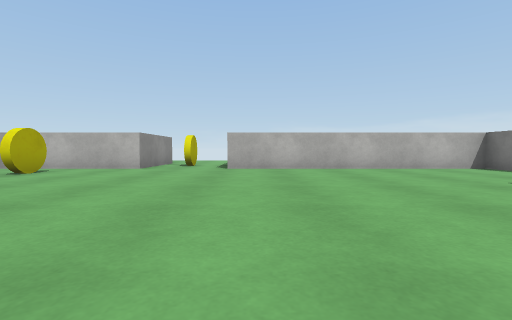
view 1 (above)

12 first-person views from a walk through a 3-D level made in the Unity game engine. The camera is 0.51 m above the floor, tilts 2° down and sees 85° across. The floor is counted in squares, 1 m on a side. Each view is taken from the middle of a square. On the plan, view 1 faces up. The plan holds only what a view shows up to about 9 squares ahead; the rest is blank. The place goes on beyond the plan. The player is left out. Surface patterns are stand-ins for the level's own textures.

view 2
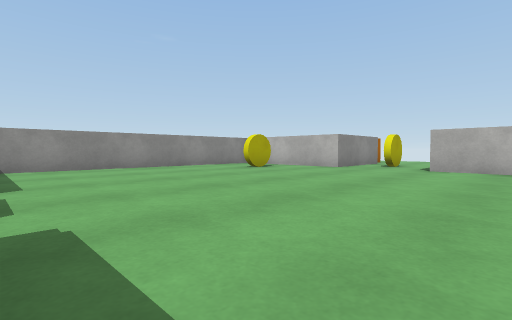

view 3
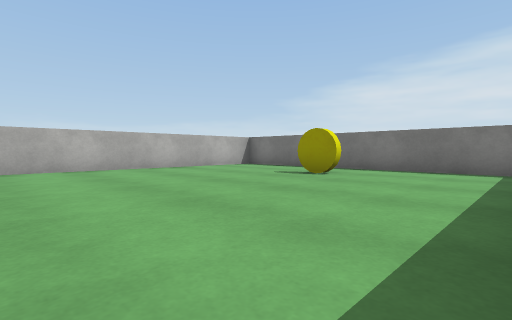

view 4
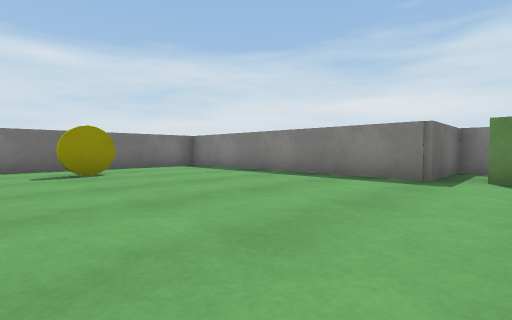

view 5
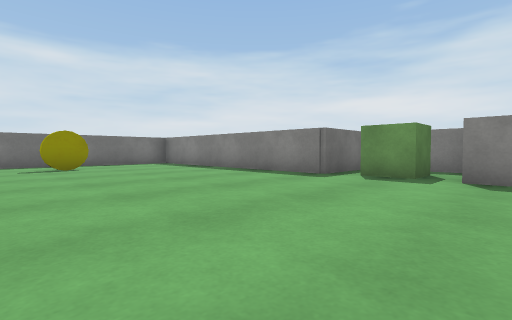

view 6
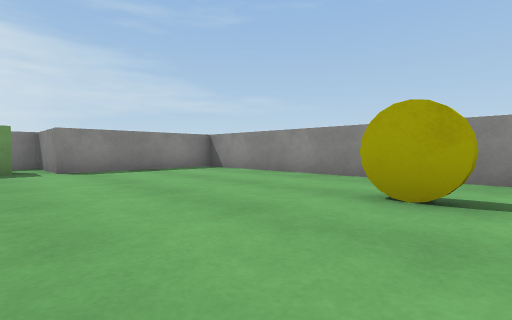

view 7
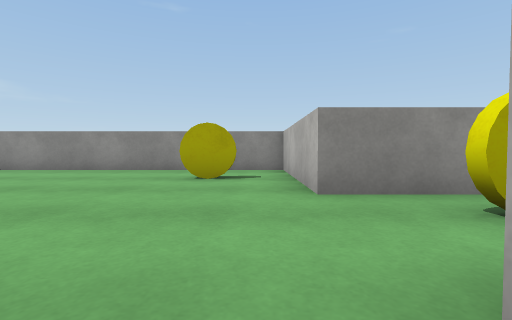

view 8
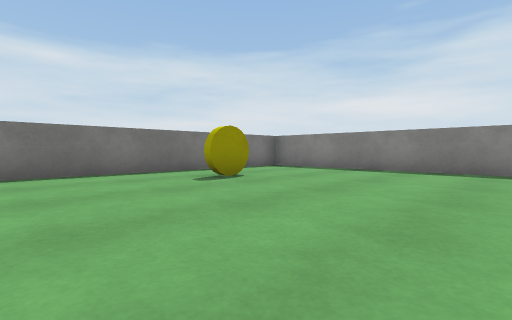

view 9
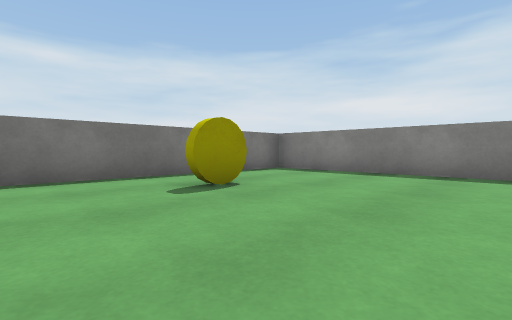

view 10
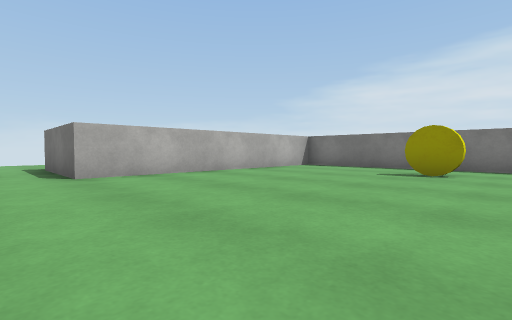

view 11
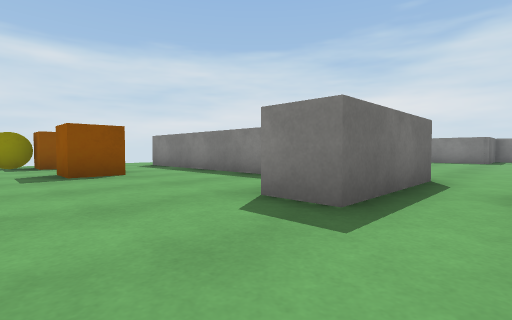

view 12
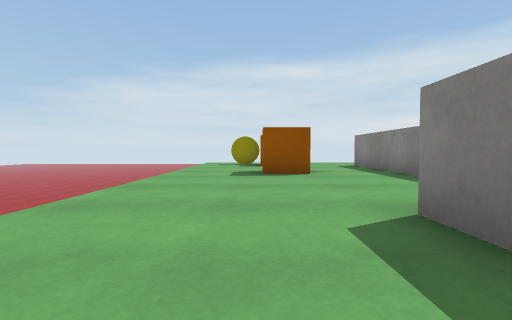

### Floor plan
Key: @ floor where view 1 was taken; # wall or solid block; . floor; v drop or lower ground; C cube; R orange cube; O other object.
Columns run from 7 left of view 1 to 8 right of it. Each row starts with its distance up from view 1.
 14       vvvvvvvvv
 13      ..........
 12      ......RR..O
 11      ......RR.RR
 10     #.##.......
  9     #O## ......
  8 #####.#########
  7 #.............#
  6 #.O...........#
  5 #.............#
  4 #.............#
  3 #..........O..#
  2 #.............#
  1 #.............#
  0 #......@......#
 -1 #####C#########
 -2     #.#
 -3     ###

Where each view was taken, in squares from view 1:
view 1: 0 up, 0 right, facing up
view 2: 0 up, 1 right, facing up-left
view 3: 0 up, 1 left, facing up-right
view 4: 5 up, 2 left, facing down-right
view 5: 5 up, 4 left, facing down-right
view 6: 7 up, 2 left, facing down-left
view 7: 7 up, 0 right, facing left
view 8: 7 up, 0 right, facing down-right
view 9: 6 up, 1 right, facing down-right
view 10: 2 up, 2 left, facing up-right
view 11: 13 up, 2 left, facing down-right
view 12: 12 up, 2 left, facing right
